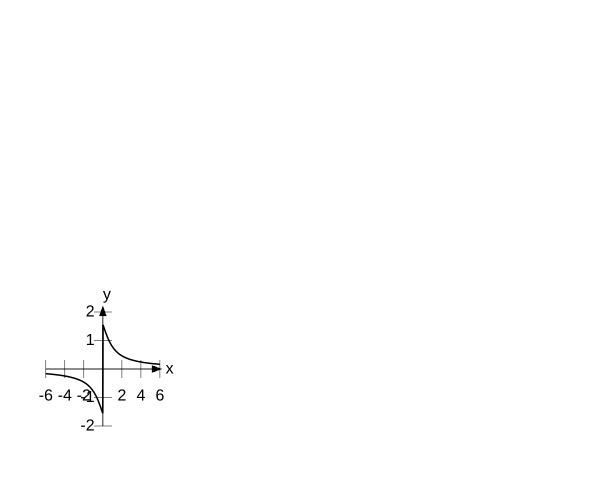

Recreate this plot in gnuplot.
      set terminal svg
      set tmargin 0
      set bmargin 3
      set border -1 lw 0.5
      unset border
      set style line 1 linetype -1 linewidth 1.5
          # ...   style for the curve itself
      set style arrow 1 size screen .017,20 filled linetype -1 linewidth .5
      set xtics axis (-6.0,-4.0,-2.0,2.0,4.0,6.0)
      set ytics axis (-2.0,-1.0,1.0,2.0)
      set xzeroaxis linetype -1 linewidth 0.5
      set yzeroaxis linetype -1 linewidth 0.5
      set label "x" at 6.600000000000001,0
      set label "y" at 0,2.5999999999999996
      set samples 300
      unset key
      set size square 0.35,0.35
      set arrow from -6.0,0 to 6.18,0 arrowstyle 1
      set arrow from 0,-2.0 to 0,2.2 arrowstyle 1
      set xrange [-6.0:6.0]
      set yrange [-2.0:2.0]
plot atan(1/x) with lines linestyle 1 
